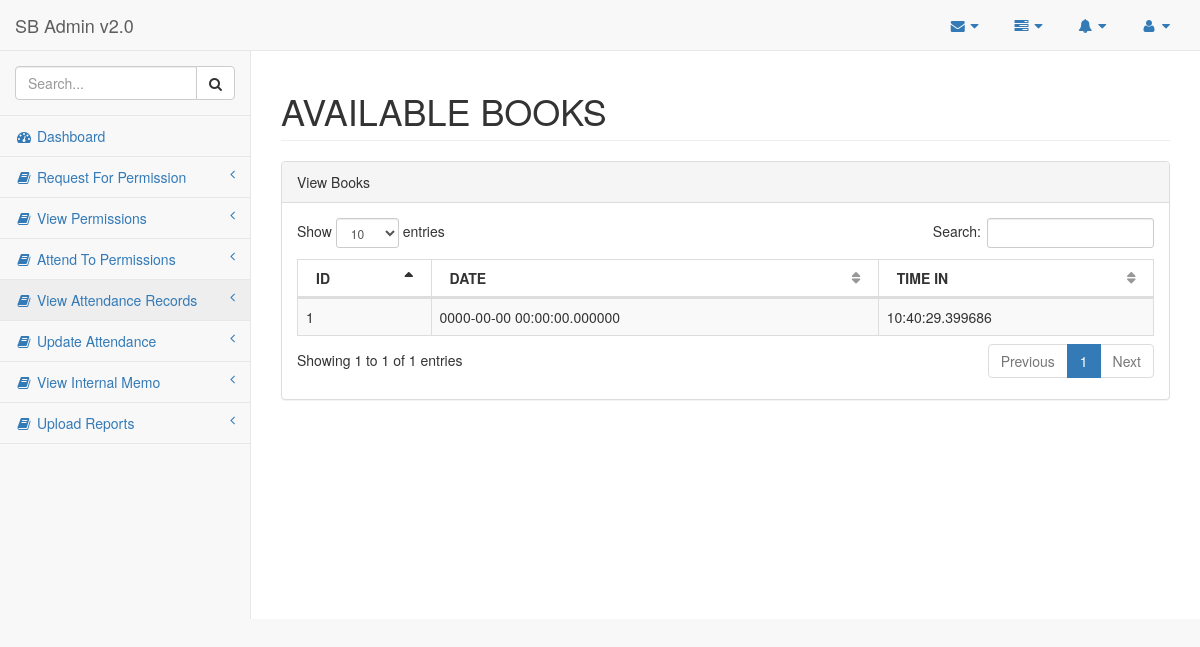
The page /admin/unithead/pages/viewattendance.php on the database its author committed.
### tables this page shows
CREATE TABLE `attendance` (
  `id` int(6) NOT NULL,
  `staff_id` varchar(255) NOT NULL,
  `fname` varchar(255) NOT NULL,
  `lname` varchar(255) NOT NULL,
  `rank` varchar(255) NOT NULL,
  `time_in` time(6) NOT NULL,
  `comment` varchar(255) NOT NULL,
  `date` datetime(6) NOT NULL DEFAULT CURRENT_TIMESTAMP
);

### admin/logics.php (called while the page is built, shortened)
<?php
    class db{
        private $server ="localhost";
        private $dbname = "library";
        private $user = "root";
        private $password = "";
        public function connect(){
            $this->conn = mysqli_connect($this->server,$this->user,$this->password,$this->dbname);
            if(!$this->conn){
                echo mysqli_error();
            }else{
                return $this->conn;
            }
        }
    }
    class attendance extends db{
        function __construct(){
            $this->conn = $this->connect();
        }
        public function view(){
            $view_query = "SELECT * FROM `attendance`";
            $run_view_query = $this->conn->query($view_query);
            if($run_view_query){
                return $run_view_query;
            }else{
                return false;
            }
        }
         public function any_user_exists(){
            $select_query  = "SELECT `id`, `staff_id`, `unit`, `password`, `cpassword` FROM `register_user` ";
            $run_select_query = $this->conn->query($select_query);
            if($run_select_query){
                if(mysqli_num_rows($run_select_query) > 0){
                    return true;
                }else{
                    return false;
                }
            }
        }
    }
?>

### admin/unithead/pages/viewattendance.php (the view, shortened to what this page needs)
<!DOCTYPE html>
<html lang="en">
<head>
    <link href="../vendor/bootstrap/css/bootstrap.min.css" rel="stylesheet">
    <link href="../vendor/metisMenu/metisMenu.min.css" rel="stylesheet">
    <link href="../vendor/datatables-plugins/dataTables.bootstrap.css" rel="stylesheet">
    <link href="../vendor/datatables-responsive/dataTables.responsive.css" rel="stylesheet">
    <link href="../dist/css/sb-admin-2.css" rel="stylesheet">
    <link href="../vendor/font-awesome/css/font-awesome.min.css" rel="stylesheet" type="text/css">
</head>
<body>
    <div id="wrapper">
        <nav class="navbar navbar-default navbar-static-top" role="navigation" style="margin-bottom: 0">
            <div class="navbar-header">
                <a class="navbar-brand" href="index.html">SB Admin v2.0</a>
            </div>
            <ul class="nav navbar-top-links navbar-right">
                <li class="dropdown">
                    <a class="dropdown-toggle" data-toggle="dropdown" href="#">
                        <i class="fa fa-envelope fa-fw"></i> <i class="fa fa-caret-down"></i>
                    </a>
                </li>
                <li class="dropdown">
                    <a class="dropdown-toggle" data-toggle="dropdown" href="#">
                        <i class="fa fa-tasks fa-fw"></i> <i class="fa fa-caret-down"></i>
                    </a>
                </li>
                <li class="dropdown">
                    <a class="dropdown-toggle" data-toggle="dropdown" href="#">
                        <i class="fa fa-bell fa-fw"></i> <i class="fa fa-caret-down"></i>
                    </a>
                </li>
                <li class="dropdown">
                    <a class="dropdown-toggle" data-toggle="dropdown" href="#">
                        <i class="fa fa-user fa-fw"></i> <i class="fa fa-caret-down"></i>
                    </a>
                </li>
            </ul>
                <?php require('sidenav.php');?>
        </nav>
        <div id="page-wrapper">
            <div class="row">
                <div class="col-lg-12">
                    <h1 class="page-header">AVAILABLE BOOKS </h1>
                </div>
            </div>
            <div class="row">
                <div class="col-lg-12">
                    <div class="panel panel-default">
                        <div class="panel-heading">
                            View Books
                        </div>
                        <div class="panel-body">
                            <table width="100%" class="table table-striped table-bordered table-hover" id="dataTables-example">
                                <thead>
                                    <tr>
                                        <th>ID</th>
                                        <th>DATE</th>
                                        <th>TIME IN</th>
                                    </tr>
                                </thead>
                                <tbody>
                                    <?php
                                        require('./../../logics.php');
                                        $attendance = new attendance();
                                        if($attendance-> any_user_exists()){
                                            if($view_attendance = $attendance->view()){
                                                while($row = mysqli_fetch_assoc($view_attendance)){
                                            echo "
                                                <tr class='gradeA'>
                                                    <td>". $row['id']."</td>
                                                    <td>". $row['date']."</td>
                                                    <td class='center'>". $row['time_in'] ."</td>
                                                </tr>
                                                ";
                                                }
                                            }
                                        }
                                    ?>
                                </tbody>
                            </table>
                        </div>
                    </div>
                </div>
            </div>
        </div>
    </div>
</body>
</html>

### rows shown on the page
attendance: id "1", date "0000-00-00 00:00:00.000000", time_in "10:40:29.399686"
